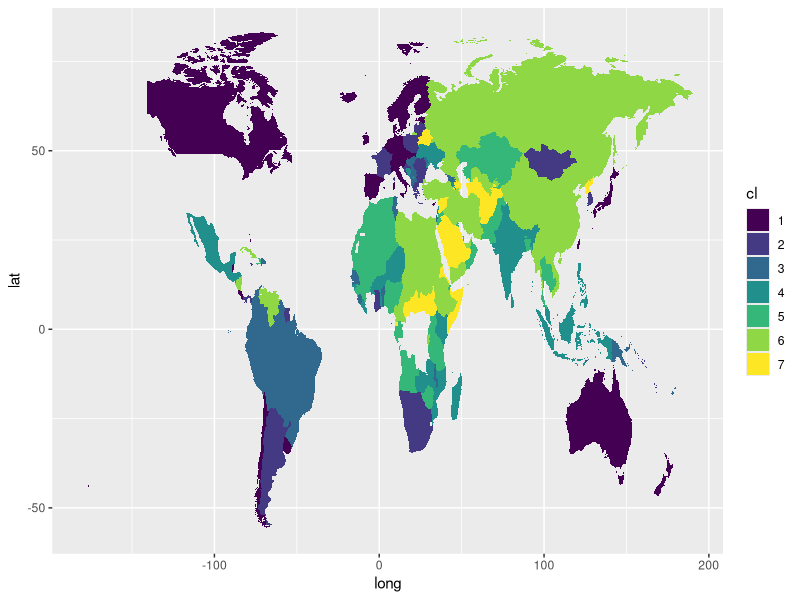

Reproduce this figure in R.
## ---- chunk 1
#| label: load-packages-data
#| message: false

library(tidyverse)
library(mapproj)

freedom <- read_csv("data/freedom-2022.csv")
## ---- chunk 2
#| label: load-clean
#| message: false

freedom <- read_csv("data/freedom-2022.csv", na = c("", "-")) |>
  drop_na()

world_map <- map_data("world") |> as_tibble()
## ---- chunk 3

freedom_map <- freedom |>
  left_join(world_map, by = c("country" = "region")) |>
  mutate(
    cl = factor(cl, ordered = TRUE),
    pr = factor(pr, ordered = TRUE)
  )

freedom_map |>
  mutate(cl = factor(cl, ordered = TRUE)) |>
  ggplot(aes(x = long, y = lat, group = group)) +
  geom_polygon(aes(fill = cl))
